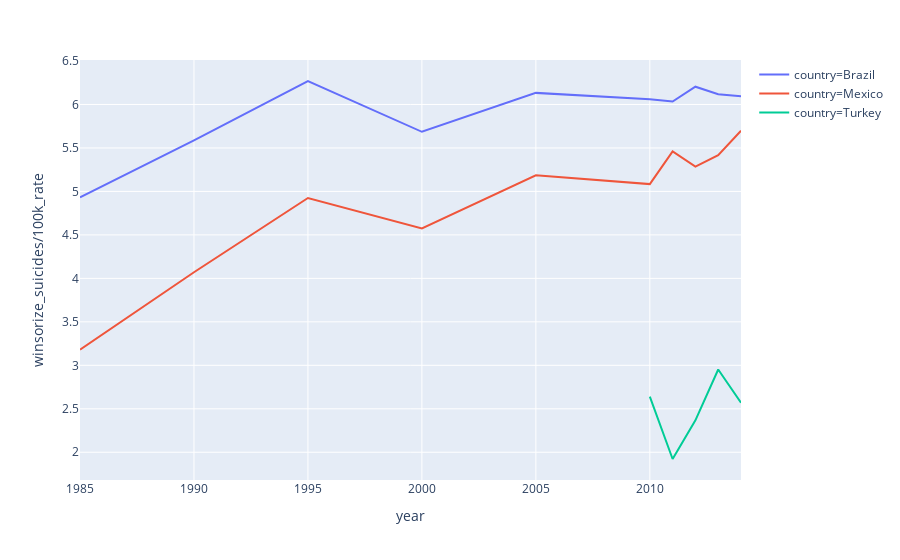
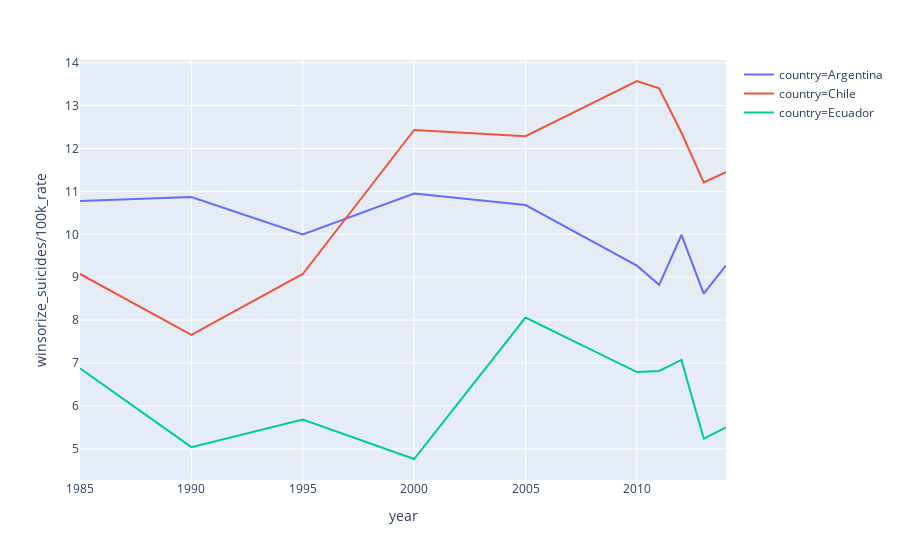
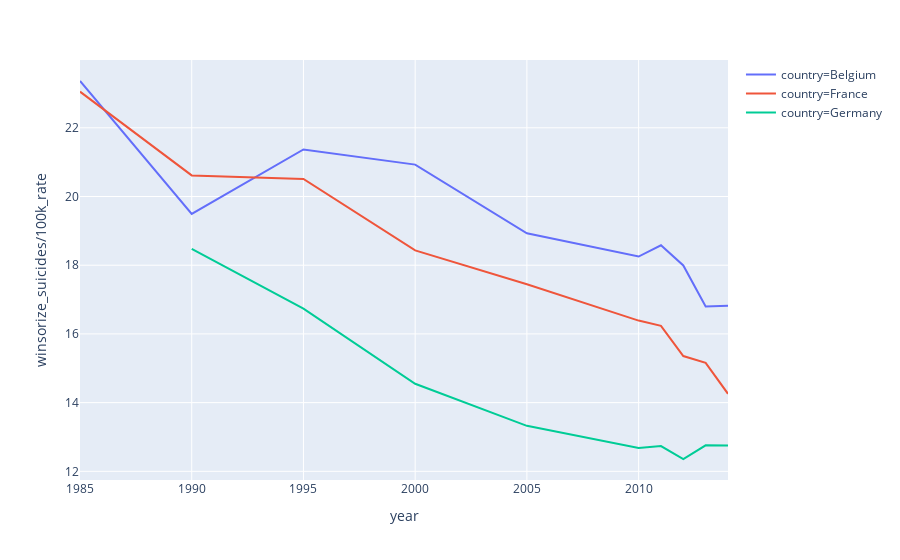
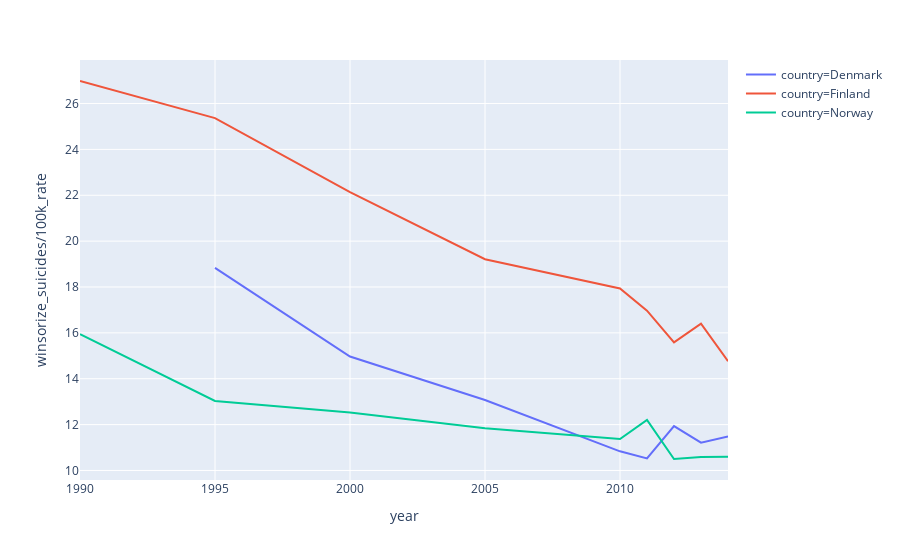

Notebook source saved alongside these figures, in order:
### Markdown cell above
### 4.6- Study of sucide rates by specific countries.

### Code cell
df = df.dropna()
df2 = df[(df["country"]=="Brazil") | (df["country"]=="Mexico") |(df["country"]=="Turkey")] #Developing Countries
df2_ = pd.DataFrame(df2.groupby([df2["country"], df2["year"]]).mean()["winsorize_suicides/100k_rate"]).reset_index()
df3 = df[(df["country"]=="Argentina") | (df["country"]=="Chile") | (df["country"]=="Ecuador")] #South America
df3_ = pd.DataFrame(df3.groupby([df3["country"], df3["year"]]).mean()["winsorize_suicides/100k_rate"]).reset_index()
df4 = df[(df["country"]=="Belgium") | (df["country"]=="France") | (df["country"]=="Germany")] #Strong Economic Europe
df4_ = pd.DataFrame(df4.groupby([df4["country"], df4["year"]]).mean()["winsorize_suicides/100k_rate"]).reset_index()
df5 = df[(df["country"]=="Norway") | (df["country"]=="Finland") | (df["country"]=="Denmark")] #North Europe
df5_ = pd.DataFrame(df5.groupby([df5["country"], df5["year"]]).mean()["winsorize_suicides/100k_rate"]).reset_index()
df6 = df[(df["country"]=="Serbia") | (df["country"]=="Ukraine") |(df["country"]=="Bulgaria")] #East Europe
df6_ = pd.DataFrame(df6.groupby([df6["country"], df6["year"]]).mean()["winsorize_suicides/100k_rate"]).reset_index()
df7 = df[(df["country"]=="United States") | (df["country"]=="United Kingdom") |(df["country"]=="Japan")] #Countries with advanced technology
df7_ = pd.DataFrame(df7.groupby([df7["country"], df7["year"]]).mean()["winsorize_suicides/100k_rate"]).reset_index()

plt.figure(figsize=(20,6))
fig = px.line(df2_, x="year", y="winsorize_suicides/100k_rate", color="country")
fig.show()

plt.figure(figsize=(20,6))
fig= px.line(df3_, x="year", y="winsorize_suicides/100k_rate", color="country")
fig.show()

plt.figure(figsize=(20,6))
fig= px.line(df4_, x="year", y="winsorize_suicides/100k_rate", color="country")
fig.show()

plt.figure(figsize=(20,6))
fig= px.line(df5_, x="year", y="winsorize_suicides/100k_rate", color="country")
fig.show()

plt.figure(figsize=(20,6))
fig= px.line(df6_, x="year", y="winsorize_suicides/100k_rate", color="country")
fig.show()

plt.figure(figsize=(20,6))
fig= px.line(df7_, x="year", y="winsorize_suicides/100k_rate", color="country")
fig.show()

### Figure 1 — Plotly figure (JSON) as saved in the notebook; plotly's stock layout.template omitted (floating-point values rounded to 4 significant figures)
{"data": [{"hoverlabel": {"namelength": 0}, "hovertemplate": "country=Brazil<br>year=%{x}<br>winsorize_suicides/100k_rate=%{y}", "legendgroup": "country=Brazil", "line": {"color": "#636efa", "dash": "solid"}, "mode": "lines", "name": "country=Brazil", "showlegend": true, "type": "scatter", "x": [1985, 1990, 1995, 2000, 2005, 2010, 2011, 2012, 2013, 2014], "xaxis": "x", "y": [4.932, 5.588, 6.27, 5.686, 6.133, 6.061, 6.034, 6.204, 6.118, 6.094], "yaxis": "y"}, {"hoverlabel": {"namelength": 0}, "hovertemplate": "country=Mexico<br>year=%{x}<br>winsorize_suicides/100k_rate=%{y}", "legendgroup": "country=Mexico", "line": {"color": "#EF553B", "dash": "solid"}, "mode": "lines", "name": "country=Mexico", "showlegend": true, "type": "scatter", "x": [1985, 1990, 1995, 2000, 2005, 2010, 2011, 2012, 2013, 2014], "xaxis": "x", "y": [3.181, 4.071, 4.924, 4.574, 5.185, 5.084, 5.46, 5.286, 5.416, 5.698], "yaxis": "y"}, {"hoverlabel": {"namelength": 0}, "hovertemplate": "country=Turkey<br>year=%{x}<br>winsorize_suicides/100k_rate=%{y}", "legendgroup": "country=Turkey", "line": {"color": "#00cc96", "dash": "solid"}, "mode": "lines", "name": "country=Turkey", "showlegend": true, "type": "scatter", "x": [2010, 2011, 2012, 2013, 2014], "xaxis": "x", "y": [2.641, 1.923, 2.367, 2.952, 2.569], "yaxis": "y"}], "layout": {"legend": {"tracegroupgap": 0}, "margin": {"t": 60}, "xaxis": {"anchor": "y", "domain": [0, 1], "title": {"text": "year"}}, "yaxis": {"anchor": "x", "domain": [0, 1], "title": {"text": "winsorize_suicides/100k_rate"}}}}

### Figure 2 — Plotly figure (JSON) as saved in the notebook; plotly's stock layout.template omitted (floating-point values rounded to 4 significant figures)
{"data": [{"hoverlabel": {"namelength": 0}, "hovertemplate": "country=Argentina<br>year=%{x}<br>winsorize_suicides/100k_rate=%{y}", "legendgroup": "country=Argentina", "line": {"color": "#636efa", "dash": "solid"}, "mode": "lines", "name": "country=Argentina", "showlegend": true, "type": "scatter", "x": [1985, 1990, 1995, 2000, 2005, 2010, 2011, 2012, 2013, 2014], "xaxis": "x", "y": [10.78, 10.87, 9.998, 10.95, 10.68, 9.27, 8.822, 9.985, 8.618, 9.279], "yaxis": "y"}, {"hoverlabel": {"namelength": 0}, "hovertemplate": "country=Chile<br>year=%{x}<br>winsorize_suicides/100k_rate=%{y}", "legendgroup": "country=Chile", "line": {"color": "#EF553B", "dash": "solid"}, "mode": "lines", "name": "country=Chile", "showlegend": true, "type": "scatter", "x": [1985, 1990, 1995, 2000, 2005, 2010, 2011, 2012, 2013, 2014], "xaxis": "x", "y": [9.076, 7.655, 9.076, 12.43, 12.29, 13.57, 13.4, 12.37, 11.21, 11.45], "yaxis": "y"}, {"hoverlabel": {"namelength": 0}, "hovertemplate": "country=Ecuador<br>year=%{x}<br>winsorize_suicides/100k_rate=%{y}", "legendgroup": "country=Ecuador", "line": {"color": "#00cc96", "dash": "solid"}, "mode": "lines", "name": "country=Ecuador", "showlegend": true, "type": "scatter", "x": [1985, 1990, 1995, 2000, 2005, 2010, 2011, 2012, 2013, 2014], "xaxis": "x", "y": [6.877, 5.04, 5.685, 4.764, 8.061, 6.791, 6.817, 7.073, 5.24, 5.502], "yaxis": "y"}], "layout": {"legend": {"tracegroupgap": 0}, "margin": {"t": 60}, "xaxis": {"anchor": "y", "domain": [0, 1], "title": {"text": "year"}}, "yaxis": {"anchor": "x", "domain": [0, 1], "title": {"text": "winsorize_suicides/100k_rate"}}}}

### Figure 3 — Plotly figure (JSON) as saved in the notebook; plotly's stock layout.template omitted (floating-point values rounded to 4 significant figures)
{"data": [{"hoverlabel": {"namelength": 0}, "hovertemplate": "country=Belgium<br>year=%{x}<br>winsorize_suicides/100k_rate=%{y}", "legendgroup": "country=Belgium", "line": {"color": "#636efa", "dash": "solid"}, "mode": "lines", "name": "country=Belgium", "showlegend": true, "type": "scatter", "x": [1985, 1990, 1995, 2000, 2005, 2010, 2011, 2012, 2013, 2014], "xaxis": "x", "y": [23.36, 19.49, 21.37, 20.93, 18.93, 18.25, 18.58, 17.99, 16.8, 16.82], "yaxis": "y"}, {"hoverlabel": {"namelength": 0}, "hovertemplate": "country=France<br>year=%{x}<br>winsorize_suicides/100k_rate=%{y}", "legendgroup": "country=France", "line": {"color": "#EF553B", "dash": "solid"}, "mode": "lines", "name": "country=France", "showlegend": true, "type": "scatter", "x": [1985, 1990, 1995, 2000, 2005, 2010, 2011, 2012, 2013, 2014], "xaxis": "x", "y": [23.05, 20.61, 20.51, 18.43, 17.45, 16.39, 16.23, 15.36, 15.16, 14.26], "yaxis": "y"}, {"hoverlabel": {"namelength": 0}, "hovertemplate": "country=Germany<br>year=%{x}<br>winsorize_suicides/100k_rate=%{y}", "legendgroup": "country=Germany", "line": {"color": "#00cc96", "dash": "solid"}, "mode": "lines", "name": "country=Germany", "showlegend": true, "type": "scatter", "x": [1990, 1995, 2000, 2005, 2010, 2011, 2012, 2013, 2014], "xaxis": "x", "y": [18.48, 16.74, 14.55, 13.33, 12.68, 12.73, 12.36, 12.76, 12.75], "yaxis": "y"}], "layout": {"legend": {"tracegroupgap": 0}, "margin": {"t": 60}, "xaxis": {"anchor": "y", "domain": [0, 1], "title": {"text": "year"}}, "yaxis": {"anchor": "x", "domain": [0, 1], "title": {"text": "winsorize_suicides/100k_rate"}}}}

### Figure 4 — Plotly figure (JSON) as saved in the notebook; plotly's stock layout.template omitted (floating-point values rounded to 4 significant figures)
{"data": [{"hoverlabel": {"namelength": 0}, "hovertemplate": "country=Denmark<br>year=%{x}<br>winsorize_suicides/100k_rate=%{y}", "legendgroup": "country=Denmark", "line": {"color": "#636efa", "dash": "solid"}, "mode": "lines", "name": "country=Denmark", "showlegend": true, "type": "scatter", "x": [1995, 2000, 2005, 2010, 2011, 2012, 2013, 2014], "xaxis": "x", "y": [18.83, 14.97, 13.07, 10.84, 10.53, 11.93, 11.21, 11.48], "yaxis": "y"}, {"hoverlabel": {"namelength": 0}, "hovertemplate": "country=Finland<br>year=%{x}<br>winsorize_suicides/100k_rate=%{y}", "legendgroup": "country=Finland", "line": {"color": "#EF553B", "dash": "solid"}, "mode": "lines", "name": "country=Finland", "showlegend": true, "type": "scatter", "x": [1990, 1995, 2000, 2005, 2010, 2011, 2012, 2013, 2014], "xaxis": "x", "y": [26.98, 25.36, 22.14, 19.21, 17.93, 16.97, 15.58, 16.4, 14.76], "yaxis": "y"}, {"hoverlabel": {"namelength": 0}, "hovertemplate": "country=Norway<br>year=%{x}<br>winsorize_suicides/100k_rate=%{y}", "legendgroup": "country=Norway", "line": {"color": "#00cc96", "dash": "solid"}, "mode": "lines", "name": "country=Norway", "showlegend": true, "type": "scatter", "x": [1990, 1995, 2000, 2005, 2010, 2011, 2012, 2013, 2014], "xaxis": "x", "y": [15.94, 13.03, 12.53, 11.84, 11.37, 12.21, 10.5, 10.58, 10.6], "yaxis": "y"}], "layout": {"legend": {"tracegroupgap": 0}, "margin": {"t": 60}, "xaxis": {"anchor": "y", "domain": [0, 1], "title": {"text": "year"}}, "yaxis": {"anchor": "x", "domain": [0, 1], "title": {"text": "winsorize_suicides/100k_rate"}}}}
